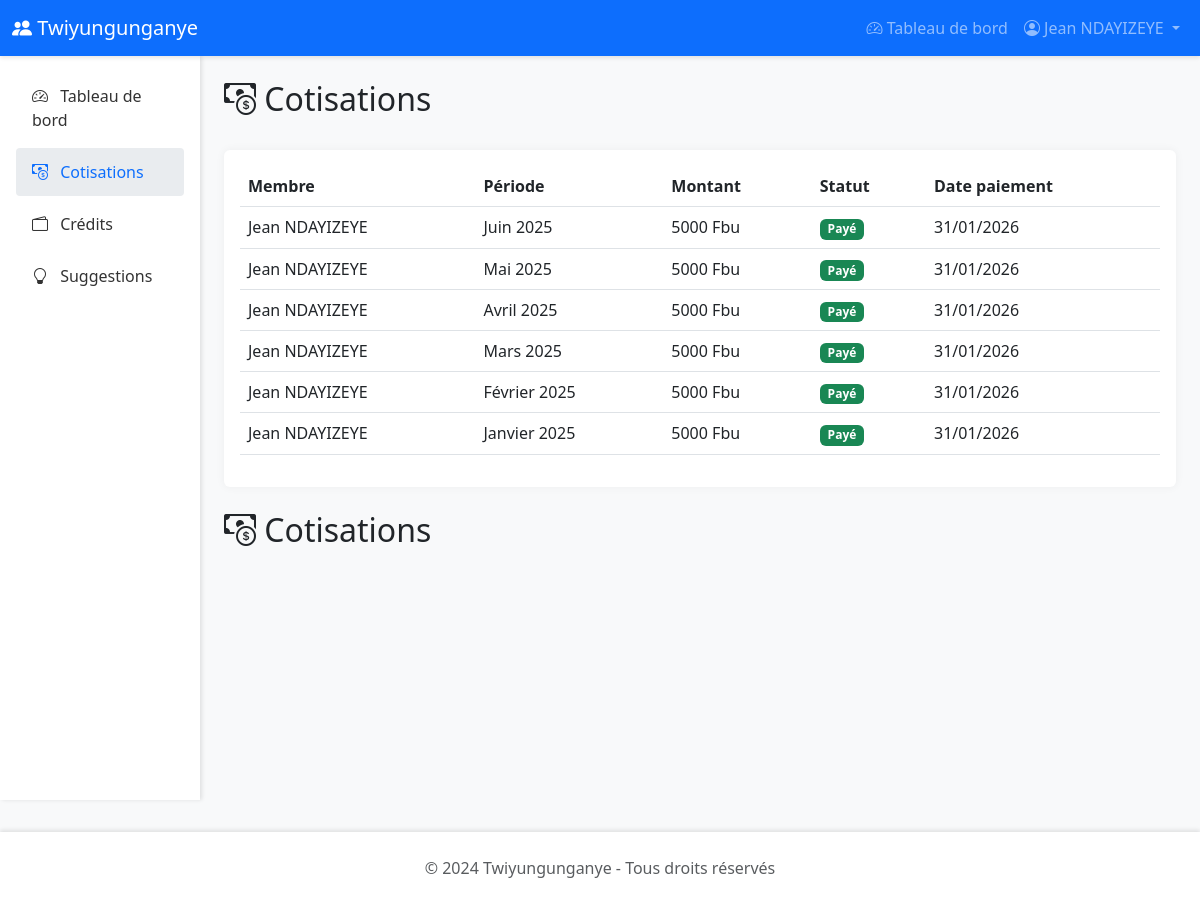
The page /cotisations/ (signed in) on the database its author committed.
### twiyungunganye/models.py (models this page shows, shortened)
class Membre(AbstractBaseUser, PermissionsMixin):
    id_membre = models.AutoField(primary_key=True)
    nom = models.CharField(max_length=100)
    prenom = models.CharField(max_length=100)
    carte_identite = models.CharField(max_length=50, unique=True)
    email = models.EmailField(max_length=255, blank=True, null=True)
    telephone = models.CharField(max_length=20, blank=True, null=True)
    adresse = models.TextField(blank=True, null=True)
    date_inscription = models.DateField(default=timezone.now)
    est_actif = models.BooleanField(default=True)
    is_active = models.BooleanField(default=True)
    is_staff = models.BooleanField(default=False)
    is_admin = models.BooleanField(default=False)
    is_gestionnaire = models.BooleanField(default=False)  # Droits réduits
    objects = MembreManager()
    USERNAME_FIELD = 'carte_identite'
    REQUIRED_FIELDS = ['nom', 'prenom']
    class Meta:
        db_table = 'membres'
        verbose_name = 'Membre'
        verbose_name_plural = 'Membres'
        ordering = ['nom', 'prenom']
    def get_full_name(self):
        return f"{self.prenom} {self.nom}"

class Cotisation(models.Model):
    id_cotisation = models.AutoField(primary_key=True)
    membre = models.ForeignKey(Membre, on_delete=models.CASCADE, related_name='cotisations')
    montant = models.DecimalField(max_digits=10, decimal_places=2)
    mois = models.IntegerField()  # 1-12
    annee = models.IntegerField()
    date_paiement = models.DateField(default=timezone.now)
    statut = models.CharField(
        max_length=20,
        choices=[
            ('PAYE', 'Payé'),
            ('EN_ATTENTE', 'En attente'),
            ('RETARD', 'En retard')
        ],
        default='EN_ATTENTE'
    )
    remarque = models.TextField(blank=True, null=True)
    class Meta:
        db_table = 'cotisations'
        verbose_name = 'Cotisation'
        verbose_name_plural = 'Cotisations'
        unique_together = ['membre', 'mois', 'annee']
        ordering = ['-annee', '-mois']
    def get_mois_nom(self):
        mois_noms = ['', 'Janvier', 'Février', 'Mars', 'Avril', 'Mai', 'Juin',
                     'Juillet', 'Août', 'Septembre', 'Octobre', 'Novembre', 'Décembre']
        return mois_noms[self.mois]

### twiyungunganye/views.py (the view)
# urls.py: path('cotisations/', views.liste_cotisations, name='liste_cotisations'),
@login_required
def liste_cotisations(request):
    if request.user.is_admin or request.user.is_gestionnaire:
        cotisations = Cotisation.objects.all().order_by('-annee', '-mois')
    else:
        cotisations = Cotisation.objects.filter(membre=request.user).order_by('-annee', '-mois')
    context = {
        'cotisations': cotisations,
    }
    return render(request, 'twiyungunganye/cotisations/liste.html', context)

### templates/twiyungunganye/cotisations/liste.html (shortened to what this page needs)
{% extends 'twiyungunganye/base.html' %}
{% block content %}
<div class="d-flex justify-content-between mb-4">
    <h2><i class="bi bi-cash-coin"></i> Cotisations</h2>
</div>
<div class="card">
    <div class="card-body">
        {% if cotisations %}
        <table class="table table-hover">
            <thead><tr><th>Membre</th><th>Période</th><th>Montant</th><th>Statut</th><th>Date paiement</th></tr></thead>
            <tbody>
            {% for cot in cotisations %}
            <tr>
                <td>{{ cot.membre.get_full_name }}</td>
                <td>{{ cot.get_mois_nom }} {{ cot.annee }}</td>
                <td>{{ cot.montant|floatformat:0 }} Fbu</td>
                <td>
                    {% if cot.statut == 'PAYE' %}<span class="badge bg-success">Payé</span>
                    {% elif cot.statut == 'EN_ATTENTE' %}<span class="badge bg-warning">En attente</span>
                    {% else %}<span class="badge bg-danger">En retard</span>{% endif %}
                </td>
                <td>{{ cot.date_paiement|date:"d/m/Y" }}</td>
            </tr>
            {% endfor %}
            </tbody>
        </table>
        {% else %}<div class="text-center py-5"><p>Aucune cotisation</p></div>{% endif %}
    </div>
</div>
<div class="d-flex justify-content-between mb-4">
    <h2><i class="bi bi-cash-coin"></i> Cotisations</h2>
</div>
{% endblock %}

### templates/twiyungunganye/base.html (shortened to what this page needs)
<!DOCTYPE html>
<html lang="fr">
<head>
    <link href="https://cdn.jsdelivr.net/npm/bootstrap@5.3.0/dist/css/bootstrap.min.css" rel="stylesheet">
    <link rel="stylesheet" href="https://cdn.jsdelivr.net/npm/bootstrap-icons@1.10.0/font/bootstrap-icons.css">
</head>
<body>
    <nav class="navbar navbar-expand-lg navbar-dark bg-primary sticky-top">
        <div class="container-fluid">
            <a class="navbar-brand" href="{% url 'index' %}">
                <i class="bi bi-people-fill"></i> Twiyungunganye
            </a>
            <div class="collapse navbar-collapse" id="navbarNav">
                <ul class="navbar-nav ms-auto">
                    {% if user.is_authenticated %}
                        <li class="nav-item">
                            <a class="nav-link" href="{% url 'dashboard' %}">
                                <i class="bi bi-speedometer2"></i> Tableau de bord
                            </a>
                        </li>
                        <li class="nav-item dropdown">
                            <a class="nav-link dropdown-toggle" href="#" id="navbarDropdown" role="button" data-bs-toggle="dropdown">
                                <i class="bi bi-person-circle"></i> {{ user.get_full_name }}
                            </a>
                        </li>
                    {% else %}
                        <li class="nav-item">
                            <a class="nav-link" href="{% url 'login' %}">
                                <i class="bi bi-box-arrow-in-right"></i> Connexion
                            </a>
                        </li>
                    {% endif %}
                </ul>
            </div>
        </div>
    </nav>
    <div class="container-fluid">
        <div class="row">
            {% if user.is_authenticated %}
            <nav class="col-md-3 col-lg-2 d-md-block sidebar p-3">
                <div class="position-sticky">
                    <ul class="nav flex-column">
                        <li class="nav-item">
                            <a class="nav-link {% if request.resolver_match.url_name == 'dashboard' %}active{% endif %}" href="{% url 'dashboard' %}">
                                <i class="bi bi-speedometer2"></i> Tableau de bord
                            </a>
                        </li>
                        <li class="nav-item">
                            <a class="nav-link {% if 'cotisations' in request.path %}active{% endif %}" href="{% url 'liste_cotisations' %}">
                                <i class="bi bi-cash-coin"></i> Cotisations
                            </a>
                        </li>
                        <li class="nav-item">
                            <a class="nav-link {% if 'credits' in request.path %}active{% endif %}" href="{% url 'liste_credits' %}">
                                <i class="bi bi-wallet2"></i> Crédits
                            </a>
                        </li>
                        <li class="nav-item">
                            <a class="nav-link {% if 'suggestions' in request.path %}active{% endif %}" href="{% url 'liste_suggestions' %}">
                                <i class="bi bi-lightbulb"></i> Suggestions
                            </a>
                        </li>
                    </ul>
                </div>
            </nav>
            <main class="col-md-9 ms-sm-auto col-lg-10 px-md-4 py-4">
            {% else %}
            <main class="container py-4">
            {% endif %}
                {% block content %}{% endblock %}
            </main>
        </div>
    </div>
    <footer class="text-center text-muted">
        <div class="container">
            <p class="mb-0">&copy; 2024 Twiyungunganye - Tous droits réservés</p>
        </div>
    </footer>
</body>
</html>

### templates/twiyungunganye/base.html (style rules this page uses)
:root { --primary-color: #0d6efd; --secondary-color: #6c757d; --success-color: #198754; --danger-color: #dc3545; }
body { font-family: 'Segoe UI', Tahoma, Geneva, Verdana, sans-serif; background-color: #f8f9fa; }
.navbar { box-shadow: 0 2px 4px rgba(0,0,0,.1); }
.sidebar { min-height: calc(100vh - 56px); background-color: #fff; box-shadow: 2px 0 4px rgba(0,0,0,.1); }
.sidebar .nav-link { color: #333; padding: 0.75rem 1rem; border-radius: 0.25rem; margin-bottom: 0.25rem; }
.sidebar .nav-link:hover, .sidebar .nav-link.active { background-color: #e9ecef; color: var(--primary-color); }
.sidebar .nav-link i { margin-right: 0.5rem; }
.card { border: none; box-shadow: 0 0 10px rgba(0,0,0,.05); margin-bottom: 1.5rem; }
.table { background-color: #fff; }
footer { background-color: #fff; margin-top: 2rem; padding: 1.5rem 0; box-shadow: 0 -2px 4px rgba(0,0,0,.1); }

### rows shown on the page
Membre: get_full_name "Jean NDAYIZEYE"
Cotisation: membre.get_full_name "Jean NDAYIZEYE", get_mois_nom "Juin", annee "2025", montant "5000", statut "Payé", date_paiement "31/01/2026"
Cotisation: membre.get_full_name "Jean NDAYIZEYE", get_mois_nom "Mai", annee "2025", montant "5000", statut "Payé", date_paiement "31/01/2026"
Cotisation: membre.get_full_name "Jean NDAYIZEYE", get_mois_nom "Avril", annee "2025", montant "5000", statut "Payé", date_paiement "31/01/2026"
Cotisation: membre.get_full_name "Jean NDAYIZEYE", get_mois_nom "Mars", annee "2025", montant "5000", statut "Payé", date_paiement "31/01/2026"
Cotisation: membre.get_full_name "Jean NDAYIZEYE", get_mois_nom "Février", annee "2025", montant "5000", statut "Payé", date_paiement "31/01/2026"
Cotisation: membre.get_full_name "Jean NDAYIZEYE", get_mois_nom "Janvier", annee "2025", montant "5000", statut "Payé", date_paiement "31/01/2026"
